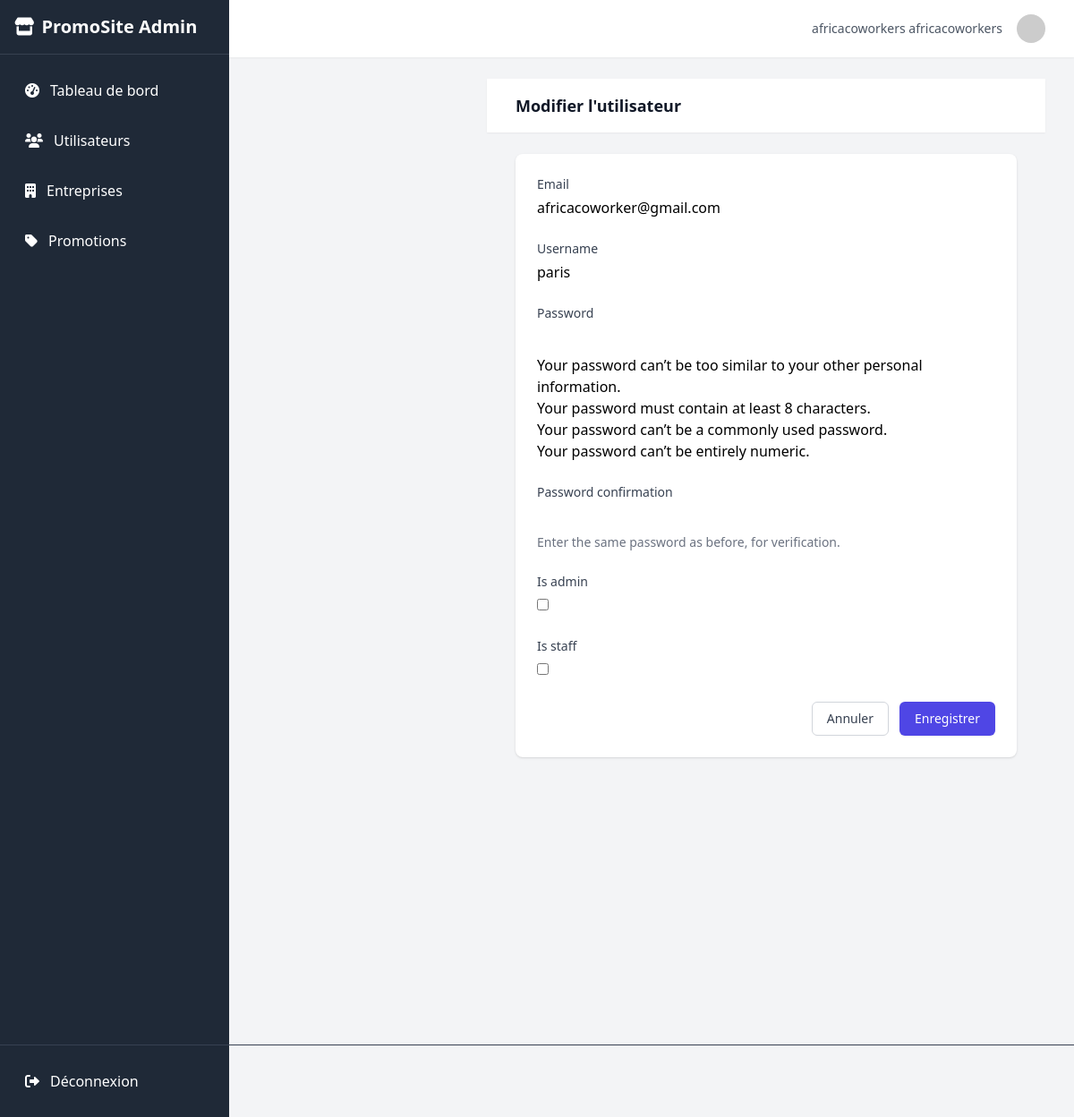
Screenshot of /admin-dashboard/users/6/edit/ (signed in) with the database file from the repository.
### promotions/models.py (models this page shows, shortened)
class Utilisateur(AbstractUser):
    username = models.CharField(max_length=150, unique=True, blank=True, null=True)
    entreprise = models.OneToOneField(Entreprise, on_delete=models.CASCADE, null=True, blank=True)
    email = models.EmailField(unique=True)
    password_reset_required = models.BooleanField(default=True)
    is_active = models.BooleanField(default=True)
    is_admin = models.BooleanField(default=False)
    is_staff = models.BooleanField(default=False)
    is_superuser = models.BooleanField(default=False)
    verification_code = models.CharField(max_length=6, blank=True, null=True)
    USERNAME_FIELD = "email"
    REQUIRED_FIELDS = []
    objects = UserAccountManager()

### promotions/views.py (the view)
# urls.py: path('admin-dashboard/users/<int:user_id>/edit/', views.admin_edit_user, name='admin_edit_user'),
@user_passes_test(is_admin, login_url='/connexion/')
def admin_edit_user(request, user_id):
    user = get_object_or_404(Utilisateur, pk=user_id)
    if request.method == 'POST':
        form = AdminUserCreationForm(request.POST, instance=user)
        if form.is_valid():
            form.save()
            messages.success(request, "Utilisateur mis à jour avec succès!")
            return redirect('admin_user_management')
    else:
        form = AdminUserCreationForm(instance=user)
    return render(request, 'admin/users/edit.html', {'form': form, 'user': user})

### promotions/forms.py
class AdminUserCreationForm(UserCreationForm):
    class Meta:
        model = Utilisateur
        fields = ['email', 'username', 'password1', 'password2', 'is_admin', 'is_staff']
    def __init__(self, *args, **kwargs):
        super().__init__(*args, **kwargs)
        self.fields['password1'].required = False
        self.fields['password2'].required = False

### promotions/views.py (called while the page is built)
def is_admin(user):
    return user.is_authenticated and user.is_staff

### promotions/templates/admin/users/edit.html (shortened to what this page needs)
{% extends 'base1.html' %}
{% block content %}
<div class="min-h-screen bg-gray-100">
    <div class="md:ml-64">
        <header class="bg-white shadow-sm">
            <div class="max-w-7xl mx-auto py-4 px-4 sm:px-6 lg:px-8">
                <h1 class="text-lg font-semibold text-gray-900">
                    {% if form.instance.id %}Modifier l'utilisateur{% else %}Créer un nouvel utilisateur{% endif %}
                </h1>
            </div>
        </header>
        <main class="max-w-7xl mx-auto py-6 sm:px-6 lg:px-8">
            <div class="bg-white shadow rounded-lg overflow-hidden">
                <div class="px-4 py-5 sm:p-6">
                    <form method="post">
                        <div class="space-y-6">
                            {% for field in form %}
                            <div>
                                <label for="{{ field.id_for_label }}" class="block text-sm font-medium text-gray-700">{{ field.label }}</label>
                                <div class="mt-1">
                                    {{ field }}
                                </div>
                                {% if field.help_text %}
                                <p class="mt-2 text-sm text-gray-500">{{ field.help_text }}</p>
                                {% endif %}
                            </div>
                            {% endfor %}
                        </div>
                        <div class="mt-6 flex justify-end space-x-3">
                            <a href="{% url 'admin_user_management' %}" class="px-4 py-2 border border-gray-300 rounded-md text-sm font-medium text-gray-700 hover:bg-gray-50">
                                Annuler
                            </a>
                            <button type="submit" class="px-4 py-2 border border-transparent rounded-md shadow-sm text-sm font-medium text-white bg-indigo-600 hover:bg-indigo-700">
                                Enregistrer
                            </button>
                        </div>
                    </form>
                </div>
            </div>
        </main>
    </div>
</div>
{% endblock %}

### promotions/templates/base1.html (shortened to what this page needs)
{% load static %}
<!DOCTYPE html>
<html lang="fr">
<head>
    <script src="https://cdn.tailwindcss.com"></script>
    <link rel="stylesheet" href="https://cdnjs.cloudflare.com/ajax/libs/font-awesome/6.0.0/css/all.min.css">
</head>
<body class="bg-gray-100 flex h-screen">
    <div class="sidebar bg-gray-800 text-white w-64 flex-shrink-0 hidden md:block">
        <div class="p-4 border-b border-gray-700">
            <h1 class="text-xl font-bold flex items-center">
                <i class="fas fa-store mr-2"></i>
                PromoSite Admin
            </h1>
        </div>
        <nav class="p-4">
            <ul class="space-y-2">
                <li>
                    <a href="{% url 'admin_dashboard' %}" class="sidebar-item flex items-center p-3 rounded-lg {% if request.resolver_match.url_name == 'admin_dashboard' %}active{% endif %}">
                        <i class="fas fa-tachometer-alt mr-3"></i>
                        Tableau de bord
                    </a>
                </li>
                <li>
                    <a href="{% url 'admin_user_management' %}" class="sidebar-item flex items-center p-3 rounded-lg {% if 'admin_user' in request.resolver_match.url_name %}active{% endif %}">
                        <i class="fas fa-users mr-3"></i>
                        Utilisateurs
                    </a>
                </li>
                <li>
                    <a href="{% url 'admin_entreprise_management' %}" class="sidebar-item flex items-center p-3 rounded-lg {% if 'admin_entreprise' in request.resolver_match.url_name %}active{% endif %}">
                        <i class="fas fa-building mr-3"></i>
                        Entreprises
                    </a>
                </li>
                <li>
                    <a href="{% url 'admin_promotion_management' %}" class="sidebar-item flex items-center p-3 rounded-lg {% if 'admin_promotion' in request.resolver_match.url_name %}active{% endif %}">
                        <i class="fas fa-tag mr-3"></i>
                        Promotions
                    </a>
                </li>
            </ul>
            <div class="absolute bottom-0 left-0 right-0 p-4 border-t border-gray-700">
                <a href="{% url 'logout' %}" class="sidebar-item flex items-center p-3 rounded-lg">
                    <i class="fas fa-sign-out-alt mr-3"></i>
                    Déconnexion
                </a>
            </div>
        </nav>
    </div>
    <div class="flex-1 overflow-auto">
        <header class="bg-white shadow-sm">
            <div class="max-w-7xl mx-auto py-4 px-4 sm:px-6 lg:px-8 flex justify-between items-center">
                <div class="flex items-center space-x-4">
                    <span class="text-sm text-gray-600">{{ user.get_full_name|default:user.username }}</span>
                    <div class="relative">
                        <img class="h-8 w-8 rounded-full" src="https://ui-avatars.com/api/?name={{ user.username|urlencode }}&background=random" alt="">
                    </div>
                </div>
            </div>
        </header>
        <main class="max-w-7xl mx-auto py-6 sm:px-6 lg:px-8">
            {% block content %}{% endblock %}
        </main>
    </div>
</body>
</html>

### promotions/templates/base1.html (style rules this page uses)
.sidebar { transition: all 0.3s; }
.sidebar-item { transition: all 0.2s; }

### rows the page displays
Utilisateur: get_full_name "africacoworkers africacoworkers", form "africacoworker@gmail.com" "paris"

### other values shown
{{ field.label }} "Email" "Username" "Password" "Password confirmation" "Is admin" "Is staff"
{{ field.help_text }} "Enter the same password as before, for verification."
